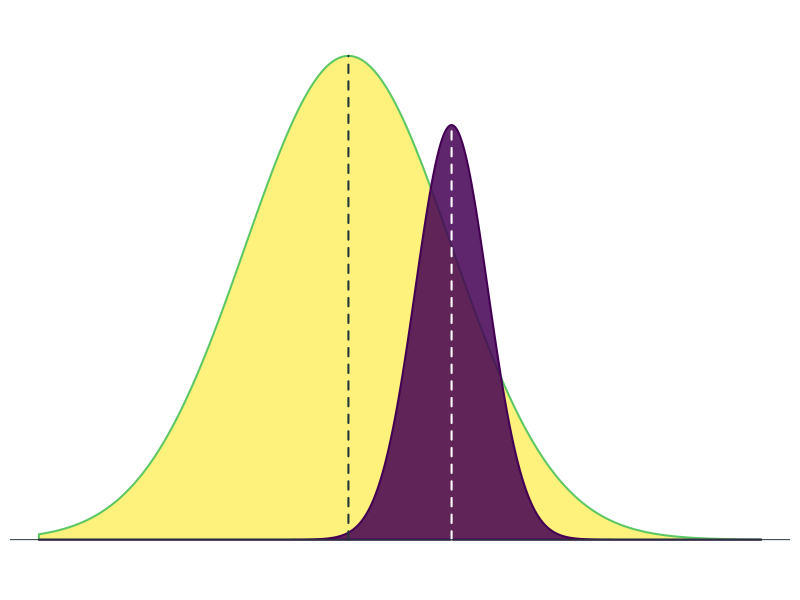
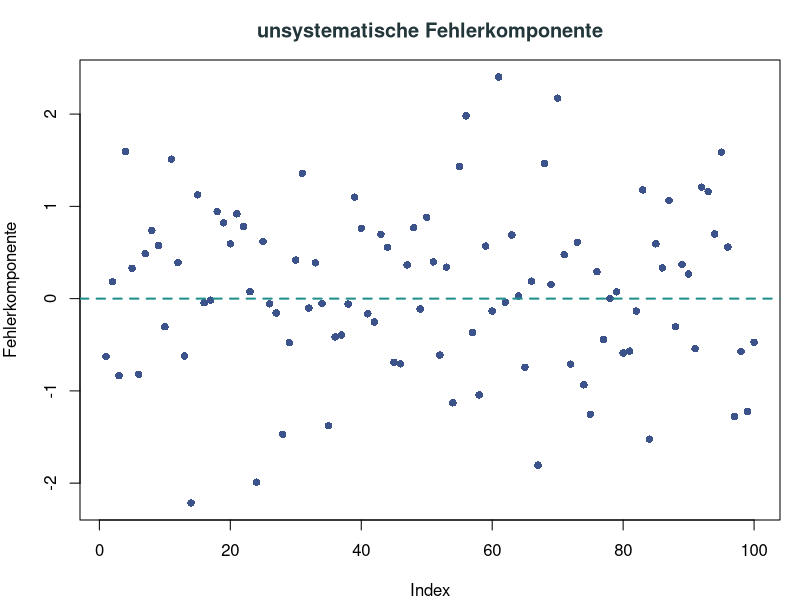
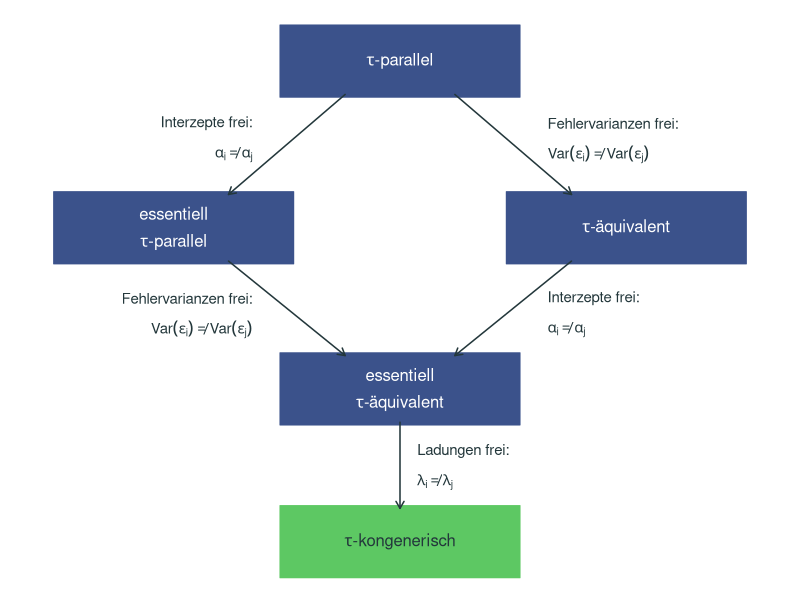

These figures' R source, in order:
## ---- chunk 1
#| label: setup
#| include: false
colors <- viridisLite::viridis(5)
dark <- "#23373b"
## ---- chunk 2
#| label: fig-distributions
#| echo: false
#| fig-width: 5
#| fig-height: 3.6
#| out-width: "100%"
#| fig-cap: "Intra- (dunkel) und interindividuelle (hell) Werteverteilungen"
#| fig-alt: "Zwei Normalverteilungen: eine breite, helle interindividuelle Verteilung und eine schmale, dunkle intraindividuelle Verteilung einer Person, die neben dem Mittelwert der breiten Verteilung liegt. Senkrechte Linien markieren beide Mittelwerte."
par(mar = c(2, 0.5, 0.5, 0.5))
x <- seq(-6, 8, length.out = 400)
inter <- dnorm(x, 0, 2)
intra <- 0.3 * dnorm(x, 2, 0.7)
plot(x, inter, type = "n", axes = FALSE, xlab = "", ylab = "", ylim = c(0, 0.21))
polygon(c(x, rev(x)), c(inter, rep(0, length(x))),
        col = adjustcolor(colors[5], 0.6), border = colors[4], lwd = 2)
polygon(c(x, rev(x)), c(intra, rep(0, length(x))),
        col = adjustcolor(colors[1], 0.85), border = colors[1], lwd = 2)
segments(0, 0, 0, dnorm(0, 0, 2), lty = 2, lwd = 2, col = dark)
segments(2, 0, 2, 0.3 * dnorm(2, 2, 0.7), lty = 2, lwd = 2, col = "white")
abline(h = 0, col = dark)
## ---- chunk 3
#| label: fig-error
#| echo: false
#| fig-width: 5
#| fig-height: 4
#| out-width: "90%"
#| fig-cap: "Werteverteilungen"
#| fig-alt: "Streudiagramm von 100 zufälligen Fehlerwerten, die ohne erkennbares Muster um die gestrichelte Linie bei 0 streuen."
set.seed(1)
par(mar = c(4, 4, 3, 1))
e <- rnorm(100)
plot(e, pch = 16, col = colors[2], xlab = "Index", ylab = "Fehlerkomponente",
     main = "unsystematische Fehlerkomponente", col.main = dark)
abline(h = 0, lty = 2, lwd = 2, col = colors[3])
## ---- chunk 4
#| label: model-hierarchy
#| echo: false
#| fig-width: 4.6
#| fig-height: 4.2
#| out-width: "100%"
#| fig-alt: "Hierarchie der fünf Messmodelle. Oben steht das tau-parallele Modell. Werden die Interzepte freigegeben, folgt links das essentiell tau-parallele Modell; werden die Fehlervarianzen freigegeben, folgt rechts das tau-äquivalente Modell. Beide führen mit der jeweils anderen Freigabe zum essentiell tau-äquivalenten Modell. Werden zusätzlich die Ladungen freigegeben, folgt unten das tau-kongenerische Modell."
par(mar = c(0, 0, 0, 0))
plot.new()
plot.window(xlim = c(-0.4, 10.4), ylim = c(0, 10))

# boxes: center x, center y, label lines
box_w <- 1.75
box_h <- 0.65
draw_box <- function(x, y, label, fill, text_col) {
  rect(x - box_w, y - box_h, x + box_w, y + box_h, col = fill, border = fill)
  offsets <- if (length(label) == 1) 0 else c(0.26, -0.26)
  for (k in seq_along(label)) {
    text(x, y + offsets[k], label[k], col = text_col, cex = 1)
  }
}
draw_box(5, 9.3, expression(tau * "-parallel"), colors[2], "white")
draw_box(1.7, 6.3, expression("essentiell", tau * "-parallel"), colors[2], "white")
draw_box(8.3, 6.3, expression(tau * "-äquivalent"), colors[2], "white")
draw_box(5, 3.4, expression("essentiell", tau * "-äquivalent"), colors[2], "white")
draw_box(5, 0.65, expression(tau * "-kongenerisch"), colors[4], dark)

# arrows with the freed parameters
draw_label <- function(x, y, label, adj) {
  text(x, y + 0.28, label[1], adj = adj, cex = 0.9, col = dark)
  text(x, y - 0.28, label[2], adj = adj, cex = 0.9, col = dark)
}
arrows(4.2, 8.7, 2.5, 6.9, length = 0.08, lwd = 1.5, col = dark)
arrows(5.8, 8.7, 7.5, 6.9, length = 0.08, lwd = 1.5, col = dark)
arrows(2.5, 5.7, 4.2, 4.0, length = 0.08, lwd = 1.5, col = dark)
arrows(7.5, 5.7, 5.8, 4.0, length = 0.08, lwd = 1.5, col = dark)
arrows(5, 2.8, 5, 1.25, length = 0.08, lwd = 1.5, col = dark)
interc <- expression("Interzepte frei:", alpha[i] != alpha[j])
errvar <- expression("Fehlervarianzen frei:", Var(epsilon[i]) != Var(epsilon[j]))
draw_label(2.85, 7.9, interc, adj = 1)
draw_label(7.15, 7.9, errvar, adj = 0)
draw_label(2.85, 4.75, errvar, adj = 1)
draw_label(7.15, 4.75, interc, adj = 0)
draw_label(5.25, 2.0, expression("Ladungen frei:", lambda[i] != lambda[j]), adj = 0)
